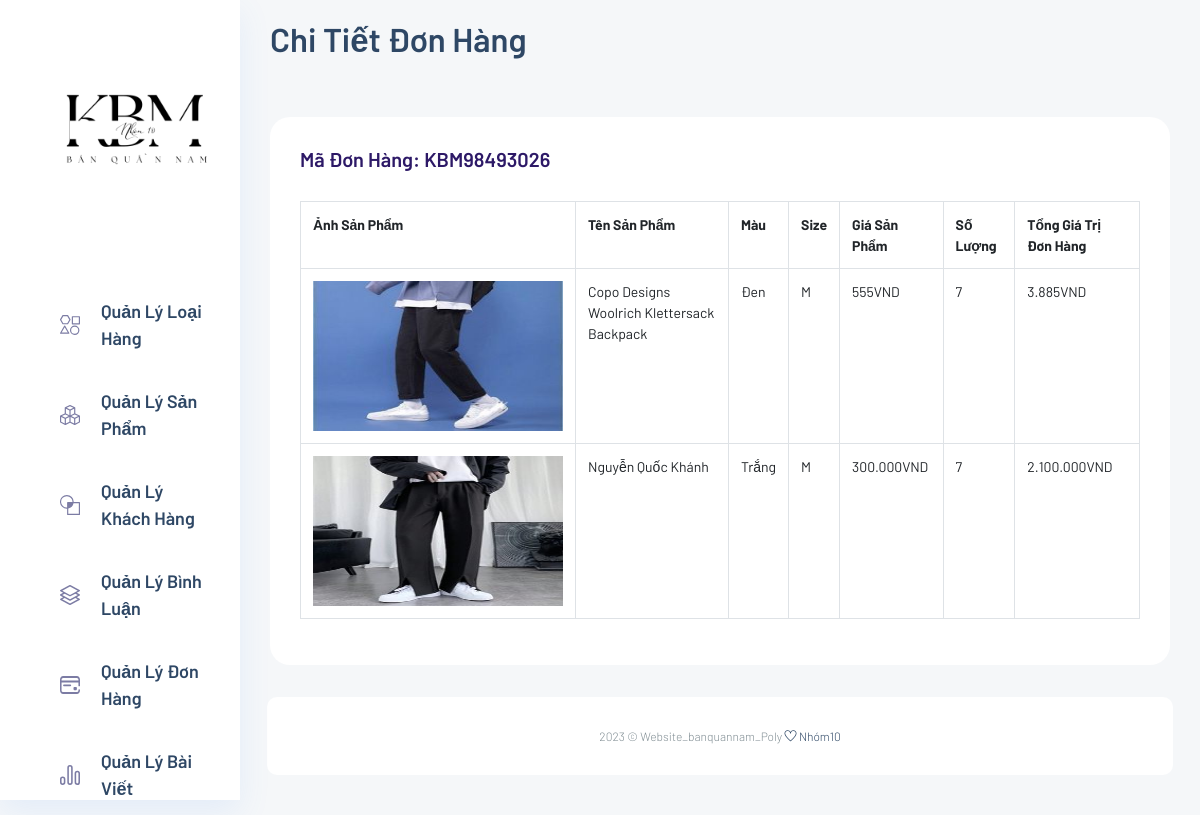
Screenshot of /TrangAdmin/admin/index.php?act=xemctdonhang&id_order=37 with the database file from the repository.
### tables this page shows
CREATE TABLE `orders` (
  `id_order` int(11) NOT NULL,
  `total_amount` double NOT NULL DEFAULT 0,
  `name` varchar(200) NOT NULL,
  `phone_user_setting` text NOT NULL,
  `address_user_setting` varchar(200) NOT NULL,
  `payment_methods` varchar(200) NOT NULL,
  `id_user` int(11) NOT NULL,
  `code_order` varchar(50) NOT NULL,
  `status` tinyint(1) NOT NULL DEFAULT 0 COMMENT '0.Chờ Xác Nhận 1.Đang Giao 2.Giao Thành Công 3.Hủy Đơn Hàng'
);

CREATE TABLE `orderdetails` (
  `id_orderdetail` int(11) NOT NULL,
  `id_order` int(11) NOT NULL,
  `id_product` int(11) NOT NULL,
  `image_product` varchar(200) NOT NULL,
  `name_product` text NOT NULL,
  `id_size` int(11) NOT NULL,
  `id_color` int(11) NOT NULL,
  `price_product` double NOT NULL DEFAULT 0,
  `quantity` int(11) NOT NULL DEFAULT 0,
  `unit_price` double NOT NULL DEFAULT 0
);

CREATE TABLE `colors` (
  `id_color` int(11) NOT NULL,
  `color` varchar(11) NOT NULL
);

CREATE TABLE `sizes` (
  `id_size` int(11) NOT NULL,
  `size` varchar(11) NOT NULL
);

### model/pdo.php (called while the page is built, shortened)
<?php
function pdo_get_connection()
{
    $servername = "localhost";
    $username = "root";
    $password = "";
    try {
        $conn = new PDO("mysql:host=$servername;dbname=db_duanmot", $username, $password);
        $conn->setAttribute(PDO::ATTR_ERRMODE, PDO::ERRMODE_EXCEPTION);
        return $conn;
    } catch (PDOException $e) {
        echo "Connection failed: " . $e->getMessage();
    }
}
function pdo_query($sql)
{
    $sql_args = array_slice(func_get_args(), 1);
    try {
        $conn = pdo_get_connection();
        $stmt = $conn->prepare($sql);
        $stmt->execute($sql_args);
        $rows = $stmt->fetchAll();
        return $rows;
    } catch (PDOException $e) {
        throw $e;
    } finally {
        unset($conn);
    }
}

### model/order.php (called while the page is built, shortened)
<?php
function loadone_orderdetails($id_order)
{
  $sql = "SELECT * FROM orderdetails
  LEFT JOIN sizes
  ON orderdetails.id_size = sizes.id_size
  LEFT JOIN colors
  ON orderdetails.id_color = colors.id_color
  LEFT JOIN orders
  ON orderdetails.id_order = orders.id_order WHERE 1";
  $sql.=" AND orderdetails.id_order='$id_order'";
  $sql.=" ORDER BY orderdetails.id_order DESC";
  $list_orderdetail = pdo_query($sql);
  return $list_orderdetail;
}
?>

### TrangAdmin/admin/donhang/chitietdonhang.php (the view)
<section class="main_content dashboard_part">
    <div class="main_content_iner ">
        <div class="container-fluid p-0">
            <div class="row justify-content-center">
                <div class="col-12">
                    <div class="dashboard_header mb_50">
                        <div class="row">
                            <div class="col-lg-6">
                                <div class="dashboard_header_title">
                                    <h3>Chi Tiết Đơn Hàng</h3>
                                </div>
                            </div>
                        </div>
                    </div>
                </div>
                <div class="col-lg-12">
                    <div class="white_box mb_30">
                        <div class="box_header ">
                            <div class="main-title">
                                <?php
                                if (!empty($list_orderdetail)) {
                                    $firstOrderDetail = reset($list_orderdetail);
                                    $code_order = $firstOrderDetail['code_order'];
                                ?>
                                    <h3 class="mb-0">Mã Đơn Hàng: <?= $code_order ?></h3>
                                <?php } ?>
                            </div>
                        </div>
                        <table class="table table-bordered">
                            <thead>
                                <tr>
                                    <th scope="col">Ảnh Sản Phẩm</th>
                                    <th scope="col">Tên Sản Phẩm</th>
                                    <th scope="col">Màu</th>
                                    <th scope="col">Size</th>
                                    <th scope="col">Giá Sản Phẩm</th>
                                    <th scope="col">Số Lượng</th>
                                    <th scope="col">Tổng Giá Trị Đơn Hàng</th>
                                </tr>
                            </thead>
                            <tbody>
                                <?php
                                foreach ($list_orderdetail as $orderdetail) {
                                    extract($orderdetail);?>
                                    <tr>
                                        <td><img style="height: 150px; width: 250px" src="<?= $image_product ?>" alt=""></td>
                                        <td><?= $name_product ?></td>
                                        <td><?= $color?></td>
                                        <td><?= $size ?></td>
                                        <td><?=number_format($price_product,0,",",".") ?>VND</td>
                                        <td><?= $quantity ?></td>
                                        <td><?=number_format($unit_price,0,",",".") ?>VND</td>
                                    </tr>
                                <?php }
                                ?>
                            </tbody>
                        </table>
                    </div>
                </div>
            </div>
        </div>

### TrangAdmin/admin/header.php (shortened to what this page needs)
<!DOCTYPE html>
<html lang="zxx">
<head>
    <link rel="stylesheet" href="../css/bootstrap1.min.css" />
    <link rel="stylesheet" href="../vendors/themefy_icon/themify-icons.css" />
    <link rel="stylesheet" href="../vendors/swiper_slider/css/swiper.min.css" />
    <link rel="stylesheet" href="../vendors/select2/css/select2.min.css" />
    <link rel="stylesheet" href="../vendors/niceselect/css/nice-select.css" />
    <link rel="stylesheet" href="../vendors/owl_carousel/css/owl.carousel.css" />
    <link rel="stylesheet" href="../vendors/gijgo/gijgo.min.css" />
    <link rel="stylesheet" href="../vendors/font_awesome/css/all.min.css" />
    <link rel="stylesheet" href="../vendors/tagsinput/tagsinput.css" />
    <link rel="stylesheet" href="../vendors/datepicker/date-picker.css" />
    <link rel="stylesheet" href="../vendors/datatable/css/jquery.dataTables.min.css" />
    <link rel="stylesheet" href="../vendors/datatable/css/responsive.dataTables.min.css" />
    <link rel="stylesheet" href="../vendors/datatable/css/buttons.dataTables.min.css" />
    <link rel="stylesheet" href="../vendors/text_editor/summernote-bs4.css" />
    <link rel="stylesheet" href="../vendors/morris/morris.css">
    <link rel="stylesheet" href="../vendors/material_icon/material-icons.css" />
    <link rel="stylesheet" href="../css/metisMenu.css">
    <link rel="stylesheet" href="../css/style1.css" />
    <link rel="stylesheet" href="../css/colors/default.css" id="colorSkinCSS">
</head>
<body class="crm_body_bg">
    <nav class="sidebar">
        <div class="logo d-flex justify-content-between">
            <a href="index.php"><img src="../img/Nhóm 10.png" style="width: 200px;" alt></a>
        </div>
        <ul id="sidebar_menu">
            <li class>
                <a class="has-arrow" href="#" aria-expanded="false">
                    <img src="../img/menu-icon/3.svg" alt>
                    <span>Quản Lý Loại Hàng</span>
                </a>
            </li>
            <li class>
                <a class="has-arrow" href="#" aria-expanded="false">
                    <img src="../img/menu-icon/4.svg" alt>
                    <span>Quản Lý Sản Phẩm</span>
                </a>
            </li>
            <li class>
                <a class="has-arrow" href="#" aria-expanded="false">
                    <img src="../img/menu-icon/5.svg" alt>
                    <span>Quản Lý Khách Hàng</span>
                </a>
            </li>
            <li class>
                <a class="has-arrow" href="#" aria-expanded="false">
                    <img src="../img/menu-icon/6.svg" alt>
                    <span>Quản Lý Bình Luận</span>
                </a>
            </li>
            <li class>
                <a class="has-arrow" href="#" aria-expanded="false">
                    <img src="../img/menu-icon/7.svg" alt>
                    <span>Quản Lý Đơn Hàng</span>
                </a>
            </li>
            <li class>
                <a class="has-arrow" href="#" aria-expanded="false">
                    <img src="../img/menu-icon/9.svg" alt>
                    <span>Quản Lý Bài Viết</span>
                </a>
            </li>
        </ul>
    </nav>

### TrangAdmin/admin/index.php (shortened to what this page needs)
<?php
include "../../model/pdo.php";
include "../../model/order.php";
include "header.php";
if (isset($_GET['act'])) {
    $act = $_GET['act'];
    switch ($act) {
        case "xemctdonhang":
            if (isset($_GET['id_order'])) {
                $id_order = $_GET['id_order'];
                $list_orderdetail = loadone_orderdetails($id_order);
            }
            include "donhang/chitietdonhang.php";
            break;
    }
} else {
    include "home.php";
}
include "footer.php";
?>

### TrangAdmin/admin/footer.php (shortened to what this page needs)
<div class="footer_part">
            <div class="container-fluid">
                <div class="row">
                    <div class="col-lg-12">
                        <div class="footer_iner text-center">
                            <p>2023 © Website_banquannam_Poly <a href="#"> <i class="ti-heart"></i> </a><a href="#">
                                    Nhóm10</a></p>
                        </div>
                    </div>
                </div>
            </div>
        </div>
    </section>
</body>
</html>

### TrangAdmin/css/metisMenu.css (style rules this page uses)
.metismenu .has-arrow { position:relative }
.metismenu .has-arrow::after { position:absolute;content:'';transform:rotate(-90deg) translate(0,-50%);transform-origin:top;top:50%;transition:all .3s ease-out;right:40px;content:"\e64b";font-family:themify;color:#a5adc6;font-weight:600;font-size:14px }

### rows the page displays
orders: code_order "KBM98493026"
orderdetails: image_product (picture), name_product "Copo Designs Woolrich Klettersack Backpack", id_color.color "Đen", id_size.size "M", price_product "555", quantity "7", unit_price "3.885"
orderdetails: image_product (picture), name_product "Nguyễn Quốc Khánh", id_color.color "Trắng", id_size.size "M", price_product "300.000", quantity "7", unit_price "2.100.000"
